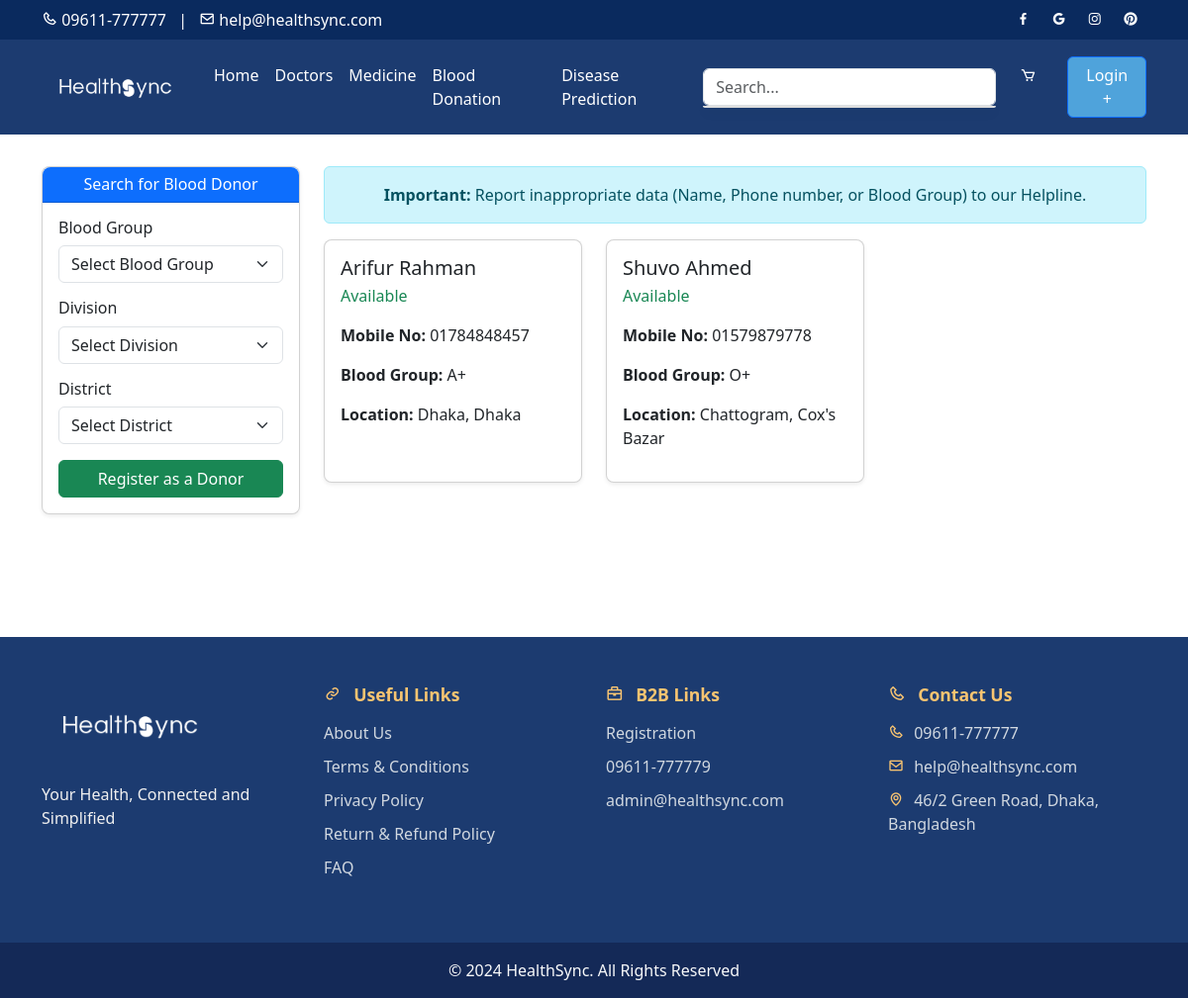
The app's page /blood-donors/, older data.
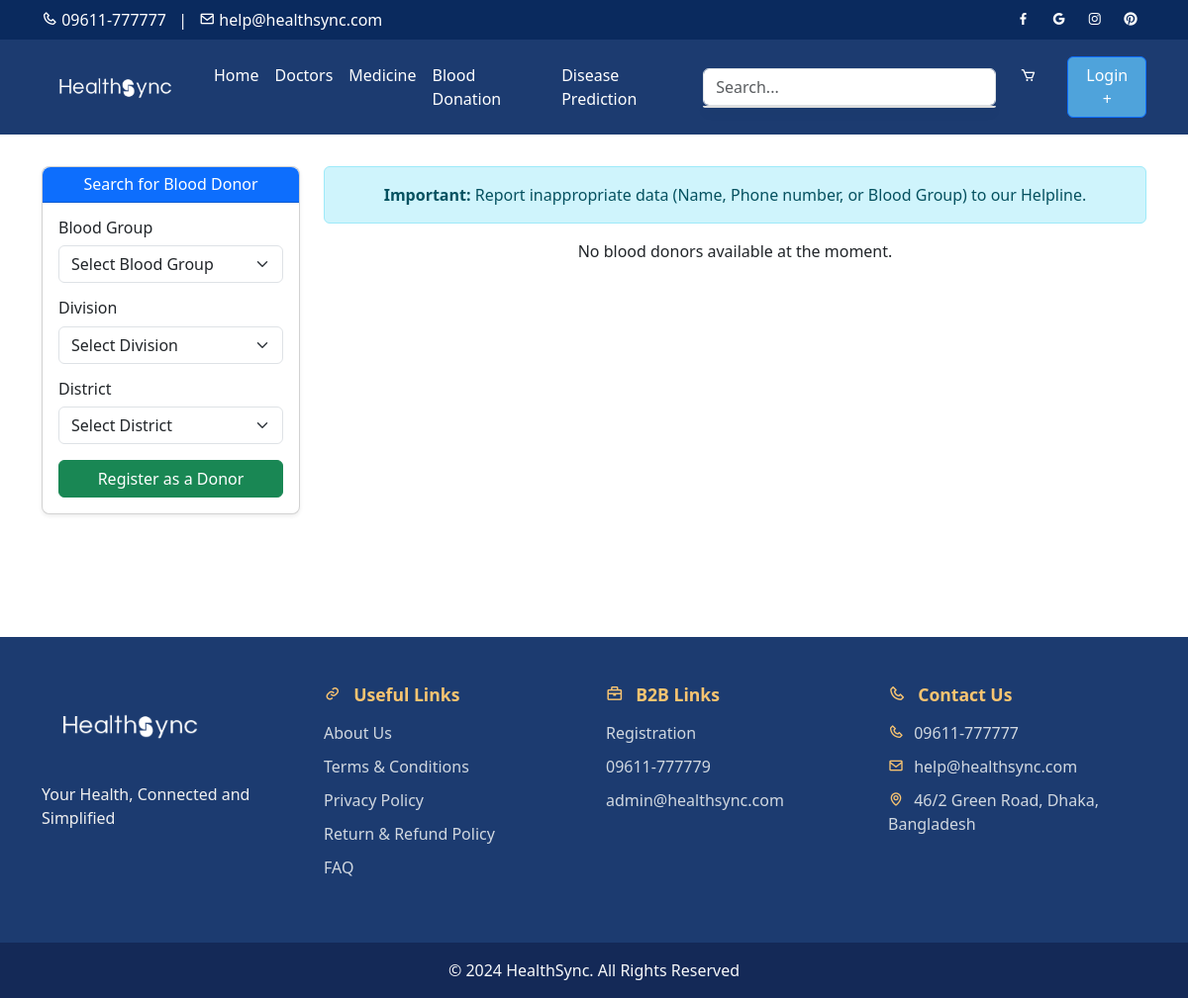
The same page, newer data.
### core/models.py (models this page shows, shortened)
class BloodDonor(models.Model):
    name = models.CharField(max_length=100, default='Anonymous')
    mobile_number = models.CharField(max_length=15, blank=True, null=True)
    blood_group = models.CharField(max_length=5)
    division = models.CharField(max_length=100)
    district = models.CharField(max_length=100)

### core/views.py (the view)
# urls.py: path('blood-donors/', views.donor_view, name='donors'),  # List of blood donors
def donor_view(request):
    donors = BloodDonor.objects.all()
    return render(request, 'donation.html', {'donors': donors})

### core/templates/donation.html (shortened to what this page needs)
{% extends "base.html" %}
{% block content %}
<div class="container py-5">
    <div class="row">
        <div class="col-md-3">
            <div class="card shadow-sm mb-3" style="border-radius: 8px;">
                <div class="card-header bg-primary text-white text-center py-2" style="border-radius: 8px 8px 0 0;">
                    <h6 class="mb-0">Search for Blood Donor</h6>
                </div>
                <div class="card-body">
                    <div class="mb-3">
                        <h6>Blood Group</h6>
                        <select class="form-select" id="searchBloodGroup" onchange="filterDonors()">
                            <option value="">Select Blood Group</option>
                        </select>
                    </div>
                    <div class="mb-3">
                        <h6>Division</h6>
                        <select class="form-select" id="searchDivision" onchange="updateDistricts('search'); filterDonors()" required>
                            <option value="">Select Division</option>
                        </select>
                    </div>
                    <div class="mb-3">
                        <h6>District</h6>
                        <select class="form-select" id="searchDistrict" onchange="filterDonors()" required>
                            <option value="">Select District</option>
                        </select>
                    </div>
                    <button class="btn btn-success w-100" data-bs-toggle="modal" data-bs-target="#registerDonorModal">Register as a Donor</button>
                </div>
            </div>
        </div>
        <div class="col-md-9">
            <div class="alert alert-info text-center" role="alert">
                <strong>Important:</strong> Report inappropriate data (Name, Phone number, or Blood Group) to our Helpline.
            </div>
            <div class="row" id="donorList">
                {% if donors %}
                    {% for donor in donors %}
                        <div class="col-md-6 col-lg-4 mb-4 donor-card" data-blood-group="{{ donor.blood_group }}" data-division="{{ donor.division }}" data-district="{{ donor.district }}">
                            <div class="card h-100 shadow-sm" style="border-radius: 8px;">
                                <div class="card-body">
                                    <h5 class="card-title mb-1">{{ donor.name }}</h5>
                                    <p class="text-success">Available</p>
                                    <p><strong>Mobile No:</strong> {{ donor.mobile_number }}</p>
                                    <p><strong>Blood Group:</strong> {{ donor.blood_group }}</p>
                                    <p><strong>Location:</strong> {{ donor.division }}, {{ donor.district }}</p>
                                </div>
                            </div>
                        </div>
                    {% endfor %}
                {% else %}
                    <div class="col-12">
                        <p class="text-center">No blood donors available at the moment.</p>
                    </div>
                {% endif %}
            </div>
        </div>
    </div>
</div>
{% endblock %}

Row changes from the older to the newer data that the page shows:
removed BloodDonor: name "Arifur Rahman", mobile_number "01784848457", blood_group "A+", division "Dhaka", district "Dhaka"
removed BloodDonor: name "Shuvo Ahmed", mobile_number "01579879778", blood_group "O+", division "Chattogram", district "Cox's Bazar"
Text that changed along with them:
text now shown: "No blood donors available at the moment."
